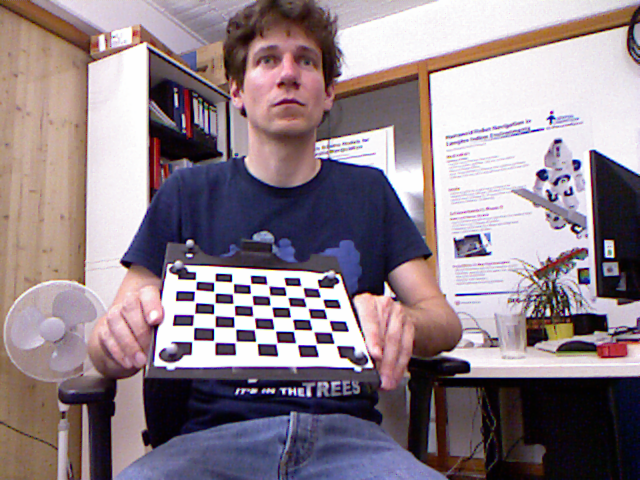
//> input picture fr1_rgb_calibration/left-0000.png, 640 x 480 px; its folder holds only this picture in this run
$ ./camera_calibration   (built with g++ and OpenCV 4)
//> lines starting //> are read from the running program, lines starting //| are printed output that depends on the picture; after the words box and inside, x2 and y2 are one past the last pixel; in counts of white or black regions, pixels touching at a corner belong together
#include<opencv2/core/core.hpp>
#include<opencv2/opencv.hpp>
#include<opencv2/calib3d.hpp>
#include<opencv2/calib3d/calib3d.hpp>
#include<opencv2/highgui/highgui.hpp>
#include<opencv2/imgproc/imgproc.hpp>
#include<stdio.h>
#include<iostream>
#include<vector>
#include<string>
#include<ctime>


using namespace std;

double computeReprojectionErrors( const vector<vector<cv::Point3f> >& objectPoints,
                                  const vector<vector<cv::Point2f> >& imagePoints,
                                  const vector<cv::Mat>& rvecs, const vector<cv::Mat>& tvecs,
                                  const cv::Mat& cameraMatrix , const cv::Mat& distCoeffs,
                                  vector<float>& perViewErrors);

bool writeYaml(const cv::Mat& cameraMatrix, const cv::Mat& distCoeffs);


int main(int argc, char* argv[])
{
	// Defining the dimensions of checkerboard
	//int CHECKERBOARD[2] = {6,9};
	int CHECKERBOARD[2] = {6,8};
	// Creating vector to store vectors of 3D points (world coordinate) for each checkerboard image
	vector< vector<cv::Point3f> > objpoints;
  	// Creating vector to store vectors of 2D points (pixel coordinate) for each checkerboard image
	vector< vector<cv::Point2f> > imgpoints;

  	// Defining the world coordinates for 3D points
  	vector<cv::Point3f> objp;
  	for(int i=0; i<CHECKERBOARD[1]; i++)
  	{
    	for(int j=0; j<CHECKERBOARD[0]; j++){
    		// assume z coordinate of the points on the checkerboard are zero
    	  	objp.push_back(cv::Point3f(j,i,0.0));
    	}
  	}

  	// Extracting path of individual image stored in a given directory
  	vector<cv::String> filenames;
  	// Path of the folder containing checkerboard images
  	// ** nend to ENTER "absolute path(絕對路徑)" **
  	//string path = "/home/entropy/Clearning/camera_calibration/images/*.jpg";
  	string path = "/home/entropy/Clearning/camera_calibration/fr1_rgb_calibration/*.png";
  	cv::glob(path, filenames);

  	cv::Mat frame, gray;
  	// vector to store the pixel coordinates of detected checker board corners
  	vector<cv::Point2f> corner_pts;
  	bool success;

	cout << "There are total " << filenames.size() << " images in the folder." << endl << endl;
  	// Looping over all the images in the directory
  	for(int i=0; i<filenames.size(); i++)
  	{
    	cout << filenames[i] << endl;
    	frame = cv::imread(filenames[i], CV_LOAD_IMAGE_COLOR);
//> frame is the input picture: 480 rows x 640 cols, CV_8UC3; mean B, G, R 137.4, 129.3, 143.6
    	cv::cvtColor(frame,gray,cv::COLOR_BGR2GRAY);
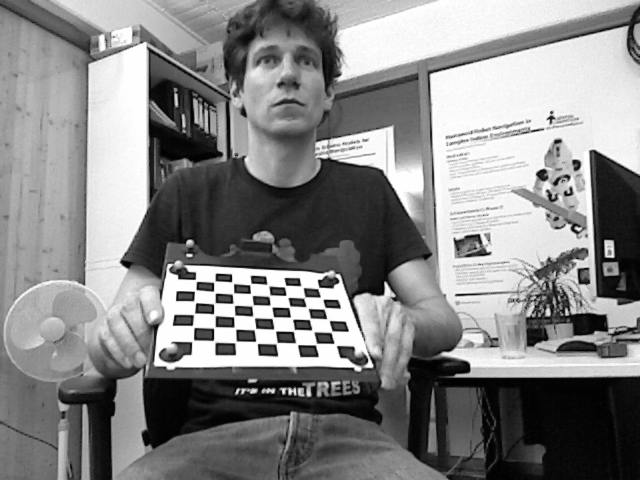
//> gray: 480 rows x 640 cols, CV_8UC1; min 1, max 254, mean 134.5

    	// Finding checker board corners
    	// If desired number of corners are found in the image then success = true
    	success = cv::findChessboardCorners(gray, cv::Size(CHECKERBOARD[0], CHECKERBOARD[1]), corner_pts,
    	CV_CALIB_CB_ADAPTIVE_THRESH | CV_CALIB_CB_FAST_CHECK | CV_CALIB_CB_NORMALIZE_IMAGE);
//> success = true; corner_pts = 48 Points (x, y), first 12: [193.8, 339.6], [194.3, 327.6], [194, 314], [195.9, 302.8], [195.9, 289.6], [196.7, 281.5], [213.2, 340.3], [213.5, 328.4], [213.4, 313.6], [213.5, 304.2], [215.5, 293.4], [214.4, 281.5]

    	if(success)
    	{
      		cv::TermCriteria criteria(CV_TERMCRIT_EPS | CV_TERMCRIT_ITER, 30, 0.001);
      		// refining pixel coordinates for given 2d points.
      		cv::cornerSubPix(gray,corner_pts,cv::Size(5, 5), cv::Size(-1, -1), criteria);
//> corner_pts = 48 Points (x, y), first 12: [192.7, 340.7], [193.2, 326.4], [194, 313.9], [194.7, 301.8], [195.3, 290.5], [195.9, 280.5], [214.2, 341.4], [214.4, 327.5], [214.3, 314.6], [214.3, 303.4], [214.4, 292.3], [214.3, 281.6]
      		// Displaying the detected corner points on the checker board
      		cv::drawChessboardCorners(frame, cv::Size(CHECKERBOARD[0], CHECKERBOARD[1]), corner_pts, success);
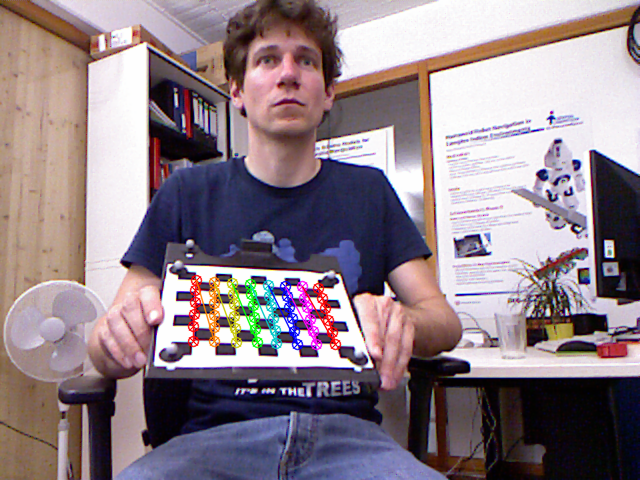
//> frame: 480 rows x 640 cols, CV_8UC3; 2.03% of pixels changed, all inside (x1, y1, x2, y2) = (187, 274, 342, 351)

      		objpoints.push_back(objp);
      		imgpoints.push_back(corner_pts);
//> imgpoints = 1 point lists
    	}

    	cv::imshow("Image",frame);
    	cv::waitKey(100); // wait ...ms per image
  	}
	// clear all displays
  	cv::destroyAllWindows();
  	// define intrinsic and extrinsic parameters
  	cv::Mat cameraMatrix, distCoeffs, newcameraMatrix;
  	vector<cv::Mat> R, T;
	// call opencv calibration function
	cout << "Camera calibrating ..." << endl << endl;
  	cv::calibrateCamera(objpoints, imgpoints, cv::Size(gray.rows,gray.cols), cameraMatrix, distCoeffs, R, T);
//> cameraMatrix = [[332.9, 0, 258.4], [0, 248.2, 311.7], [0, 0, 1]]; distCoeffs = [0.458, -9.44, -0.0292, 0.0125, 59.23]
  	// with cv::CALIB_RATIONAL_MODEL
	// cv::calibrateCamera(objpoints, imgpoints, cv::Size(gray.rows,gray.cols), cameraMatrix, distCoeffs, R, T, cv::CALIB_RATIONAL_MODEL);

	// get new camera matrix
	newcameraMatrix = cv::getOptimalNewCameraMatrix(cameraMatrix, distCoeffs, cv::Size(gray.rows,gray.cols), 1, cv::Size(gray.rows,gray.cols), 0);
//> newcameraMatrix = [[2112.1, 0, 157.5], [0, 7927.5, 302.2], [0, 0, 1]]

	double reproj_error;
	vector<float> ViewError;
	reproj_error = computeReprojectionErrors(objpoints, imgpoints, R, T, cameraMatrix, distCoeffs, ViewError);
//> in computeReprojectionErrors, `perViewErrors.resize(objectPoints.size());`: perViewErrors = [0]
//> the loop in computeReprojectionErrors, `for(size_t i = 0; i < objectPoints.size(); ++i )` made 1 pass
//> (err, totalErr) on pass 1: (2.04, 4.15)
//> after the loop in computeReprojectionErrors, `for(size_t i = 0; i < objectPoints.size(); ++i )`: imagePoints_pro = 48 Points (x, y), first 12: [192.6, 340.3], [193.3, 326.7], [194, 314], [194.6, 302.1], [195.3, 290.8], [195.9, 280.3], [214.2, 341.1], [214.3, 327.6], [214.3, 315.1], [214.3, 303.2], [214.4, 292.1], [214.4, 281.5]; totalErr = 4.15; totalPoints = 48
//> reproj_error = 0.294; ViewError = [0.294]


	cout << "Calibration Result: " << endl;
  	cout << "cameraMatrix: " << endl << cameraMatrix << endl << endl;
//| cameraMatrix:
//| [332.8995922827368, 0, 258.3856482664959;
//|  0, 248.2197479767521, 311.7209812119868;
//|  0, 0, 1]
  	cout << "distCoeffs: " << endl << distCoeffs << endl << endl;
//| distCoeffs:
//| [0.4584409380298805, -9.43807527078064, -0.02917439735917239, 0.01250106067248684, 59.23131391698315]
  	cout << "newcameraMatrix: " << endl << newcameraMatrix << endl;
//| newcameraMatrix:
//| [2112.05240412021, 0, 157.534554081646;
//|  0, 7927.484024567471, 302.2179925783038;
//|  0, 0, 1]
  	cout << "reprojection error(unit: pixel): " << endl << reproj_error << endl << endl;
//| reprojection error(unit: pixel):
//| 0.293863

  	cout << "Write camera paramters to .yaml file ..." << endl;
  	// save camera parameters to .yaml file
  	writeYaml(cameraMatrix, distCoeffs);
  	cout << "--- Finish ---" << endl;


	return 0;
}


double computeReprojectionErrors( const vector<vector<cv::Point3f> >& objectPoints,
                                  const vector<vector<cv::Point2f> >& imagePoints,
                                  const vector<cv::Mat>& rvecs, const vector<cv::Mat>& tvecs,
                                  const cv::Mat& cameraMatrix , const cv::Mat& distCoeffs,
                                  vector<float>& perViewErrors)
{
    vector<cv::Point2f> imagePoints_pro;
    size_t totalPoints = 0;
    double totalErr = 0, err;
    perViewErrors.resize(objectPoints.size());
		//for(size_t i=0; i<1; i++)
		for(size_t i = 0; i < objectPoints.size(); ++i ){
		    cv::projectPoints(objectPoints[i], rvecs[i], tvecs[i], cameraMatrix, distCoeffs, imagePoints_pro);
		    err = cv::norm(imagePoints[i], imagePoints_pro, cv::NORM_L2);
		    size_t n = objectPoints[i].size();
		    perViewErrors[i] = (float) std::sqrt(err*err/n);
		    totalErr        += err*err;
		    totalPoints     += n;
		}
    return std::sqrt(totalErr/totalPoints);
}


bool writeYaml(const cv::Mat& cameraMatrix, const cv::Mat& distCoeffs)
{
    std::string filename = "camera_calibration_parameters.yaml";
    cv::FileStorage fs(filename, cv::FileStorage::WRITE);
    if (!fs.isOpened()) {
        cout << "failed to open file " << filename << endl;
        return false;
    }


    // write camera parameters
    fs << "cameraMatrix" << cameraMatrix << "distCoeffs" << distCoeffs;

    // write local time  #include<ctime>
    time_t rawtime;
    time(&rawtime);
    fs << "calibrationDate" << asctime(localtime(&rawtime));

    fs.release();

    return true;
}

$ run again, on fr1_rgb_calibration/left-0004.png
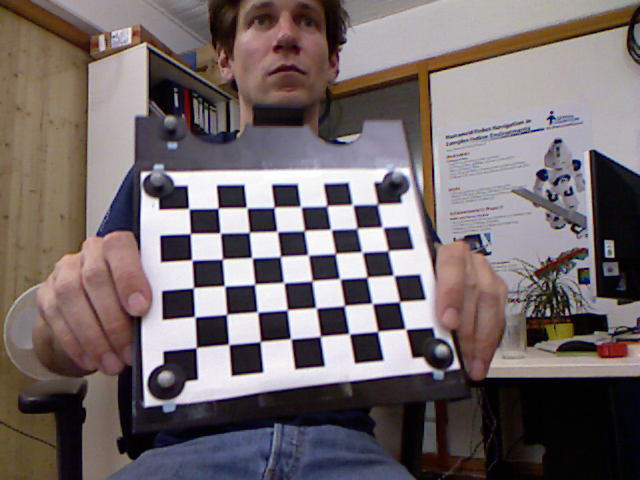
//> input picture fr1_rgb_calibration/left-0004.png, 640 x 480 px
//> frame is the input picture: 480 rows x 640 cols, CV_8UC3; mean B, G, R 106.8, 105.3, 115.5
//> `cv::cvtColor(frame,gray,cv::COLOR_BGR2GRAY);`:
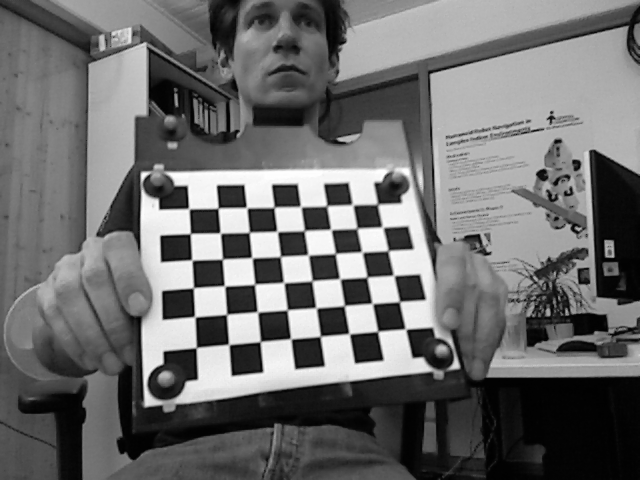
//> gray: 480 rows x 640 cols, CV_8UC1; min 1, max 254, mean 108.5
//> `success = cv::findChessboardCorners(gray, cv::Size(CHECKERBOARD[0], CH..`: success = true; corner_pts = 48 Points (x, y), first 12: [377.7, 204.1], [381.3, 226.4], [388, 250.7], [393.6, 275.4], [399.6, 301.5], [404.6, 328.4], [353.6, 205.6], [357.3, 227.8], [361.9, 252.1], [366.9, 277.1], [372.5, 303.7], [377.7, 331.4]
//> `cv::cornerSubPix(gray,corner_pts,cv::Size(5, 5), cv::Size(-1, -1), cri..`: corner_pts = 48 Points (x, y), first 12: [377.6, 204.2], [382.5, 227.1], [388.1, 250.7], [393.7, 275.4], [399.5, 301.6], [405.5, 329], [352.6, 204.7], [357, 228.3], [362, 252], [366.9, 277.1], [372.3, 303.4], [377.7, 331.3]
//> `cv::drawChessboardCorners(frame, cv::Size(CHECKERBOARD[0], CHECKERBOAR..`:
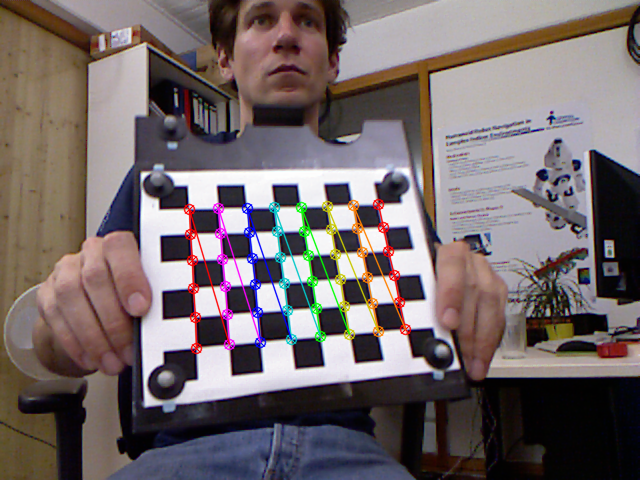
//> frame: 480 rows x 640 cols, CV_8UC3; 3.13% of pixels changed, all inside (x1, y1, x2, y2) = (183, 198, 412, 355)
//> imgpoints = 1 point lists
//> cameraMatrix = [[53.28, 0, 230.8], [0, 48.8, 297.9], [0, 0, 1]]; distCoeffs = [7.39e-05, 0.000447, -0.000224, -0.00256, -2.49e-05]
//> newcameraMatrix = [[19.04, 0, 390.3], [0, 39.4, 240.5], [0, 0, 1]]
//> perViewErrors = [0]
//> the loop in computeReprojectionErrors, `for(size_t i = 0; i < objectPoints.size(); ++i )` made 1 pass
//> (err, totalErr) on pass 1: (1.5, 2.25)
//> after the loop in computeReprojectionErrors, `for(size_t i = 0; i < objectPoints.size(); ++i )`: imagePoints_pro = 48 Points (x, y), first 12: [377.5, 204], [382.6, 226.9], [387.9, 250.8], [393.5, 275.7], [399.4, 301.7], [405.6, 328.9], [352.6, 204.8], [357.1, 228.1], [361.8, 252.2], [366.8, 277.4], [372.2, 303.6], [378, 331.3]; totalErr = 2.25; totalPoints = 48
//> reproj_error = 0.217; ViewError = [0.217]
//| cameraMatrix:
//| [53.27955844759897, 0, 230.8036094745247;
//|  0, 48.80322953511957, 297.9355822803451;
//|  0, 0, 1]
//| distCoeffs:
//| [7.393180981632338e-05, 0.0004474127171488031, -0.0002242340386389683, -0.002558334429407311, -2.487819797568038e-05]
//| newcameraMatrix:
//| [19.03676250059411, 0, 390.3195402213191;
//|  0, 39.39500665094494, 240.4999496404453;
//|  0, 0, 1]
//| reprojection error(unit: pixel):
//| 0.21653

$ run again, on fr1_rgb_calibration/left-0005.png
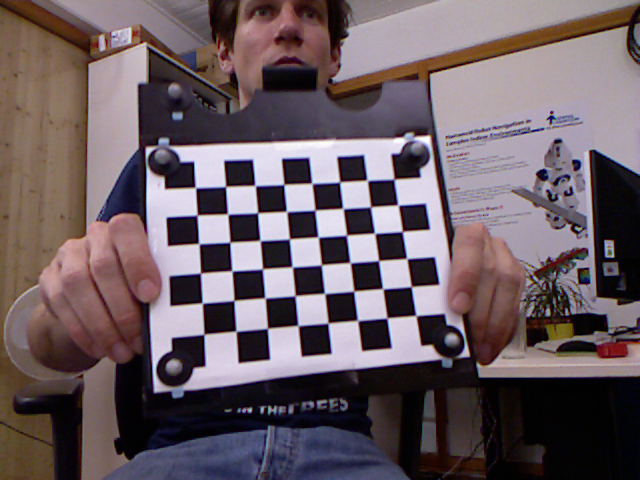
//> input picture fr1_rgb_calibration/left-0005.png, 640 x 480 px
//> frame is the input picture: 480 rows x 640 cols, CV_8UC3; mean B, G, R 98.4, 92.7, 106.5
//> `cv::cvtColor(frame,gray,cv::COLOR_BGR2GRAY);`:
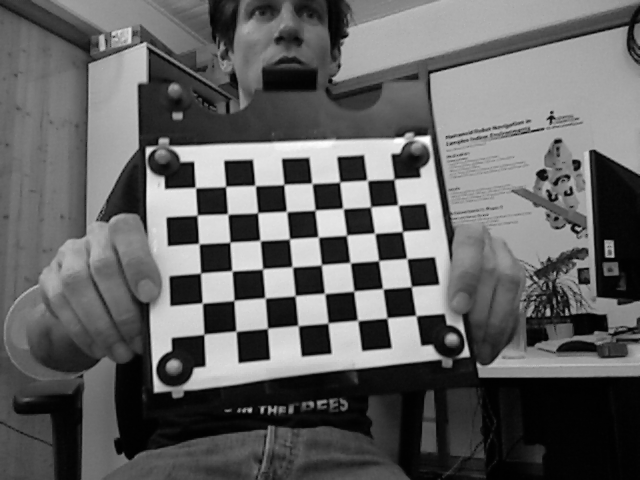
//> gray: 480 rows x 640 cols, CV_8UC1; min 1, max 254, mean 97.5
//> `success = cv::findChessboardCorners(gray, cv::Size(CHECKERBOARD[0], CH..`: success = true; corner_pts = 48 Points (x, y), first 12: [393.7, 179.3], [398, 205.1], [402.4, 231.5], [406.9, 258.6], [411.3, 286.8], [415.5, 315.2], [367.2, 180.3], [370.5, 207], [374.4, 233], [378.5, 260.6], [382.8, 288.7], [387, 318]
//> `cv::cornerSubPix(gray,corner_pts,cv::Size(5, 5), cv::Size(-1, -1), cri..`: corner_pts = 48 Points (x, y), first 12: [394, 179.2], [398.1, 205], [402.4, 231.5], [406.8, 258.5], [411.3, 286.6], [416, 315.6], [367.1, 180.3], [370.6, 206.8], [374.7, 233.2], [378.6, 260.6], [382.8, 288.7], [387, 317.9]
//> `cv::drawChessboardCorners(frame, cv::Size(CHECKERBOARD[0], CHECKERBOAR..`:
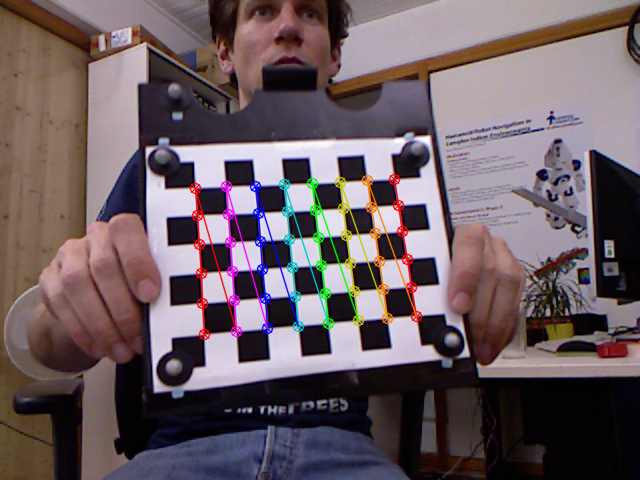
//> frame: 480 rows x 640 cols, CV_8UC3; 3.28% of pixels changed, all inside (x1, y1, x2, y2) = (189, 173, 423, 341)
//> imgpoints = 1 point lists
//> cameraMatrix = [[377.1, 0, 292.6], [0, 373.6, 283.2], [0, 0, 1]]; distCoeffs = [0.0644, 1.15, -0.00351, -0.00393, -6.15]
//> newcameraMatrix = [[373.3, 0, 289.7], [0, 373.6, 283.2], [0, 0, 1]]
//> perViewErrors = [0]
//> the loop in computeReprojectionErrors, `for(size_t i = 0; i < objectPoints.size(); ++i )` made 1 pass
//> (err, totalErr) on pass 1: (0.993, 0.985)
//> after the loop in computeReprojectionErrors, `for(size_t i = 0; i < objectPoints.size(); ++i )`: imagePoints_pro = 48 Points (x, y), first 12: [394, 179.1], [398.1, 204.9], [402.3, 231.4], [406.6, 258.6], [411.2, 286.6], [416.1, 315.5], [367.1, 180.4], [370.7, 206.6], [374.5, 233.4], [378.4, 260.7], [382.6, 288.8], [387.1, 317.9]; totalErr = 0.985; totalPoints = 48
//> reproj_error = 0.143; ViewError = [0.143]
//| cameraMatrix:
//| [377.0806775371668, 0, 292.6358027921078;
//|  0, 373.6024516525353, 283.2046518657222;
//|  0, 0, 1]
//| distCoeffs:
//| [0.06440622341017833, 1.154693170907443, -0.00350633643410375, -0.003927657319262667, -6.14725936897216]
//| newcameraMatrix:
//| [373.3030739864507, 0, 289.7041700844489;
//|  0, 373.6024516525352, 283.2046518657221;
//|  0, 0, 1]
//| reprojection error(unit: pixel):
//| 0.143259

$ run again, on fr1_rgb_calibration/left-0006.png
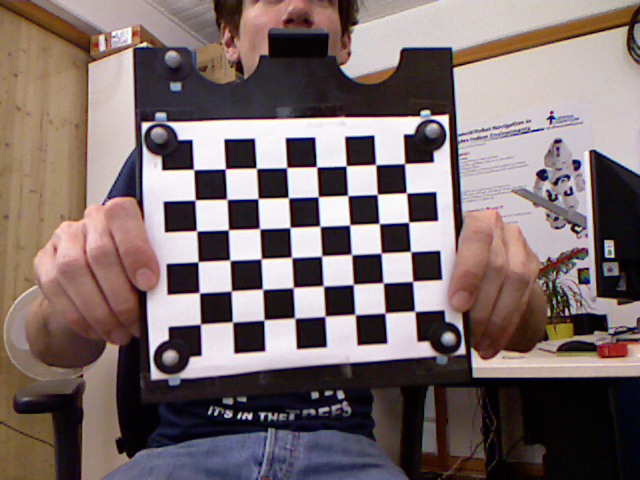
//> input picture fr1_rgb_calibration/left-0006.png, 640 x 480 px
//> frame is the input picture: 480 rows x 640 cols, CV_8UC3; mean B, G, R 107.2, 108, 122.7
//> `cv::cvtColor(frame,gray,cv::COLOR_BGR2GRAY);`:
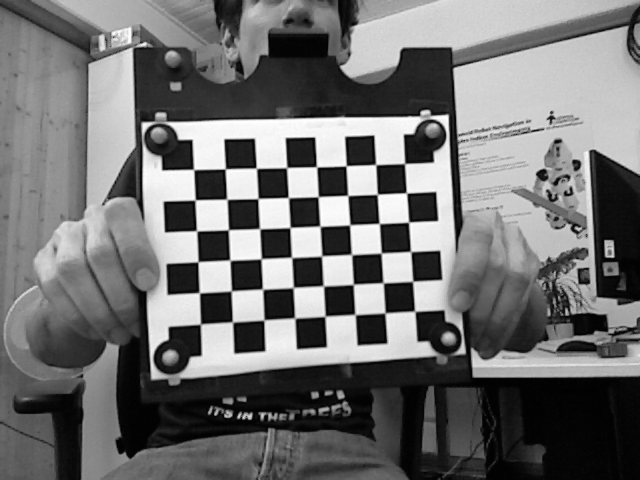
//> gray: 480 rows x 640 cols, CV_8UC1; min 1, max 254, mean 112.3
//> `success = cv::findChessboardCorners(gray, cv::Size(CHECKERBOARD[0], CH..`: success = true; corner_pts = 48 Points (x, y), first 12: [404.6, 163.5], [406.6, 192.9], [408.6, 222.2], [410.5, 251.5], [412.8, 281.2], [414.5, 310.8], [375.7, 164.6], [377.6, 194.2], [379.1, 223.3], [381.2, 253], [383.3, 282.9], [385, 313]
//> `cv::cornerSubPix(gray,corner_pts,cv::Size(5, 5), cv::Size(-1, -1), cri..`: corner_pts = 48 Points (x, y), first 12: [404.6, 163.5], [406.4, 192.9], [408.6, 222.1], [410.6, 251.5], [412.7, 281.3], [414.8, 311.3], [375.7, 164.6], [377.3, 194.3], [379.3, 223.5], [381.2, 253.1], [383.2, 282.8], [385, 312.9]
//> `cv::drawChessboardCorners(frame, cv::Size(CHECKERBOARD[0], CHECKERBOAR..`:
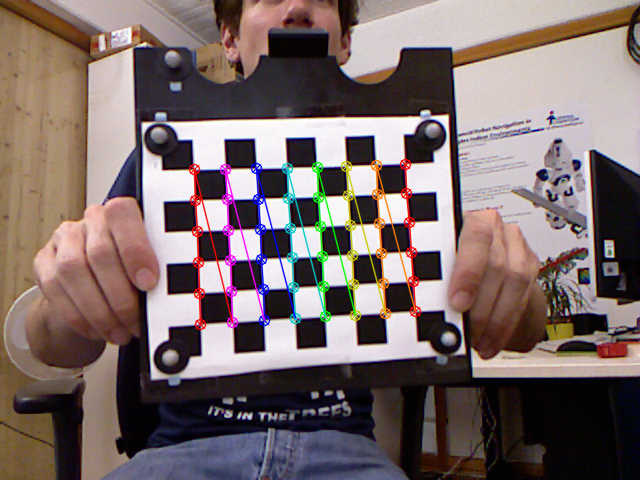
//> frame: 480 rows x 640 cols, CV_8UC3; 3.42% of pixels changed, all inside (x1, y1, x2, y2) = (188, 158, 422, 331)
//> imgpoints = 1 point lists
//> cameraMatrix = [[455.1, 0, 237.6], [0, 442.7, 243.5], [0, 0, 1]]; distCoeffs = [0.0425, 1.3, -0.0114, -0.0266, -4.63]
//> newcameraMatrix = [[151.8, 0, 277.5], [0, 186.8, 472.1], [0, 0, 1]]
//> perViewErrors = [0]
//> the loop in computeReprojectionErrors, `for(size_t i = 0; i < objectPoints.size(); ++i )` made 1 pass
//> (err, totalErr) on pass 1: (0.889, 0.79)
//> after the loop in computeReprojectionErrors, `for(size_t i = 0; i < objectPoints.size(); ++i )`: imagePoints_pro = 48 Points (x, y), first 12: [404.8, 163.5], [406.6, 192.8], [408.5, 222.2], [410.5, 251.6], [412.6, 281.3], [414.7, 311.2], [375.6, 164.7], [377.3, 194.1], [379.1, 223.6], [381, 253.1], [383.1, 282.8], [385.2, 312.9]; totalErr = 0.79; totalPoints = 48
//> reproj_error = 0.128; ViewError = [0.128]
//| cameraMatrix:
//| [455.1148314383326, 0, 237.6445889354822;
//|  0, 442.7340894611606, 243.5269627741316;
//|  0, 0, 1]
//| distCoeffs:
//| [0.04253042952712148, 1.302550647176496, -0.01136969658169702, -0.02655742805085405, -4.632234082921908]
//| newcameraMatrix:
//| [151.7730247895711, 0, 277.4530178190112;
//|  0, 186.8027285498826, 472.1381201939673;
//|  0, 0, 1]
//| reprojection error(unit: pixel):
//| 0.128306
